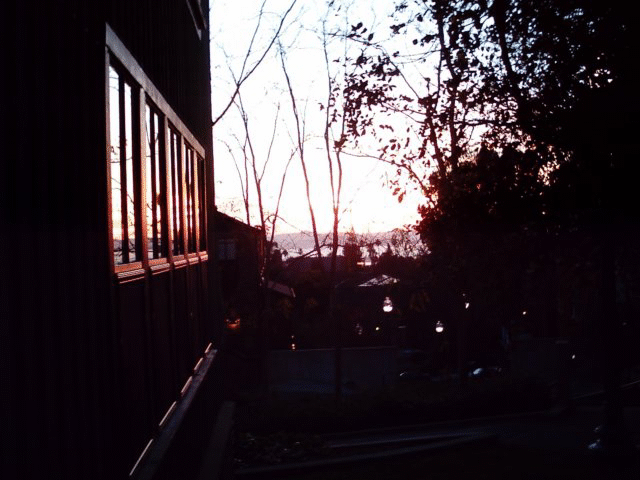
%> input picture 2/Κώδικας/bad.bmp, 640 x 480 px
$ octave script.m   (GNU Octave 9; MATLAB toolbox functions it lacks are replaced by stand-ins)
%> lines starting %> are read from the running program, lines starting %| are printed output that depends on the picture; in (x1, y1, x2, y2) boxes, pixels count from 0 and x2, y2 are one past the last pixel; in counts of white or black regions, pixels touching at a corner belong together; the program's own positions count from 1
clear all
close all
clc

%% 1

%% i)
I = imread('bad.bmp');
%> I: size 480x640 uint8; min 0, max 255, mean 78.3
figure () ;
imshow(I)
title ('Original Picture')

figure();
imshow(I);
title ('Picture after ImRead')

figure();
imhist(I);
title ('Original Picture Histogram')
%> figure, not shown here; highest point at x = 20, y = 35631

%% ii)

figure()
J = histeq(I);
imhist(J)
title ('Equalized Histogram')
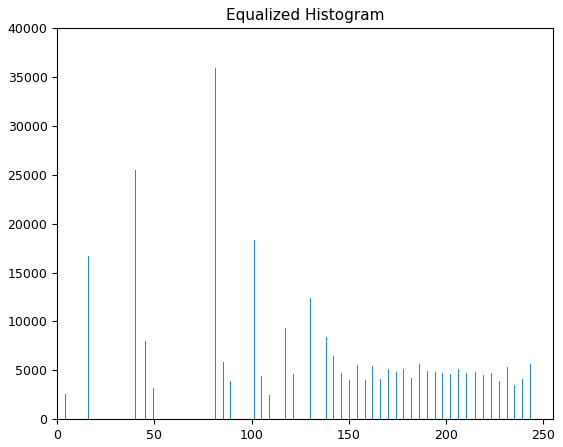
%> figure redrawn from the program's plot data; highest point at x = 81, y = 35921

figure();
imshow(J)
title ('Equalized Image')

%% iii)

% Create Black and White Picture.
[counts,bins] = imhist(I);
%> counts = 256 values, max 35631 at index 21, min 0 at index 2, mean 1200; bins = 256 values from 0 to 255

i = 1;
tmp_sum = 0;
total_pixels = sum(counts);
%> total_pixels = 307200
half_sum = total_pixels/2;
%> half_sum = 153600

while(1)
    tmp_sum = sum(counts(1:i));
    if(tmp_sum >= half_sum)
        break;
    end
    i = i + 1;
end
%> this loop made 46 passes
%> tmp_sum on passes 1 to 12: 6547, 6547, 6547, 6936, 9556, 26276, 26276, 26276, 26276, 51798, 51798, 51798
%> after the loop, i = 46

Threshold = i;
%> Threshold = 46
BW = I ;

BW(find(I < Threshold)) = 0 ;
BW(find(I >= Threshold)) = 255 ;
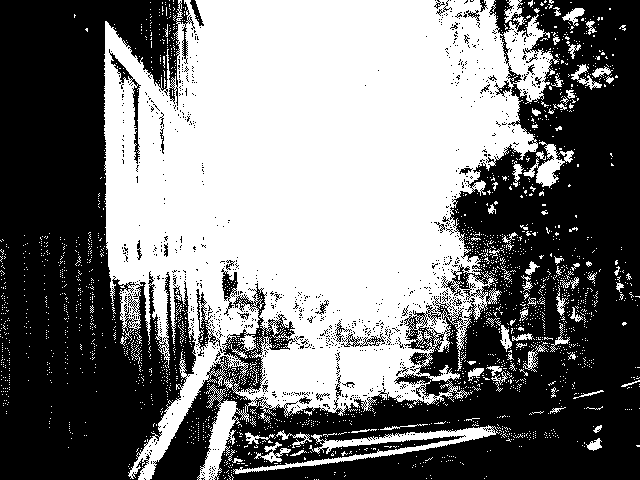
%> BW: size 480x640 uint8; 47.8% white; 2421 white regions (2345 under 20 px), largest, box (x1, y1, x2, y2) and area: (104, 0, 559, 480) 134551, (233, 425, 500, 474) 2405, (523, 141, 574, 188) 804

NumOfWhites = length(find(BW == 0)) ;
%> NumOfWhites = 160266
NumOfBlacks  = length(find(BW == 255)) ;
%> NumOfBlacks = 146934

figure() ;
imshow(BW)
title ('Black and White Image')

figure()
imhist(BW)
title ('Black and White Histogram')
%> figure, not shown here; highest point at x = 0, y = 160266


%% 2

k1 = 3; % k1 = 1 so we make it 3
k2 = 5;

I = imread('brain.gif');
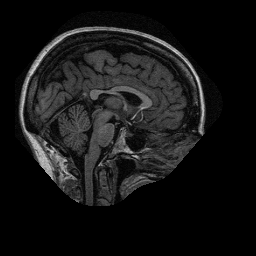
%> input picture 2/Κώδικας/brain.gif, 256 x 256 px
%> I is the input picture: size 256x256 uint8; min 0, max 217, mean 21.6
figure();
imshow(I); % Print the original picture
title ('Original Picture')

% Implement median filters
M1 = medfilt2(I,[k1 k1]);
M2 = medfilt2(I,[k2 k2]);

% Implement Gaussian filters
G1 = fspecial('Gaussian',[k1 k1],1);
G2 = fspecial('Gaussian',[k2 k2],1);
Res_G1 = imfilter(I,G1);
Res_G2 = imfilter(I,G2);

% Print the four versions of the image
figure();

subplot(2,2,1);
imshow(M1);
title ('Median Filter (k = 3)')
subplot(2,2,2);
imshow(M2);
title ('Median Filter (k = 5)')
subplot(2,2,3);
imshow(Res_G1);
title ('Gaussian Filter (k = 3)')
subplot(2,2,4);
imshow(Res_G2);
title ('Gaussian Filter (k = 5)')

%% 3
clearvars M1 M2

% Add Salt & Pepper noise
S_P_I = imnoise(I,'salt & pepper');
figure();
imshow(S_P_I);
title ('Image with Salt & Pepper Noise')

% Implement median filters
M1 = medfilt2(S_P_I,[k1 k1]);
M2 = medfilt2(S_P_I,[k2 k2]);

% Implement Average filters
A1 = fspecial('average',[k1 k1]);
A2 = fspecial('average',[k2 k2]);
Res_A1 = imfilter(S_P_I,A1);
Res_A2 = imfilter(S_P_I,A2);
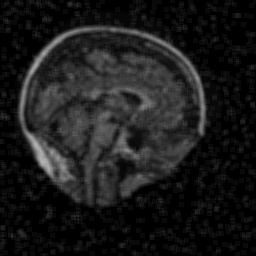
%> Res_A2: size 256x256 uint8; min 0, max 183, mean 26.9

% Print the four versions of the image
figure();
subplot(2,2,1);
imshow(M1);
title ('Median Filter (k = 3)')
subplot(2,2,2);
imshow(M2);
title ('Median Filter (k = 5)')
subplot(2,2,3);
imshow(Res_A1);
title ('Average Filter (k = 3)')
subplot(2,2,4);
imshow(Res_A2);
title ('Average Filter (k = 5)')

% Calculate MSE
n = size(I,1);
%> n = 256
m = size(I,2);
%> m = 256

mse_M1 = sum(sum(((S_P_I-M1).^2),1),2)/(m*n);
%> mse_M1 = 18.24
mse_M2 = sum(sum(((S_P_I-M2).^2),1),2)/(m*n);
%> mse_M2 = 24.3

mse_A1 = sum(sum(((S_P_I-Res_A1).^2),1),2)/(m*n);
%> mse_A1 = 21.73
mse_A2 = sum(sum(((S_P_I-Res_A2).^2),1),2)/(m*n);
%> mse_A2 = 24.3

%% 4
clearvars M1 M2

h = [1 1 1; 1 -8 1 ; 1 1 1] ;

Frame1 = imread('Frame1.png');
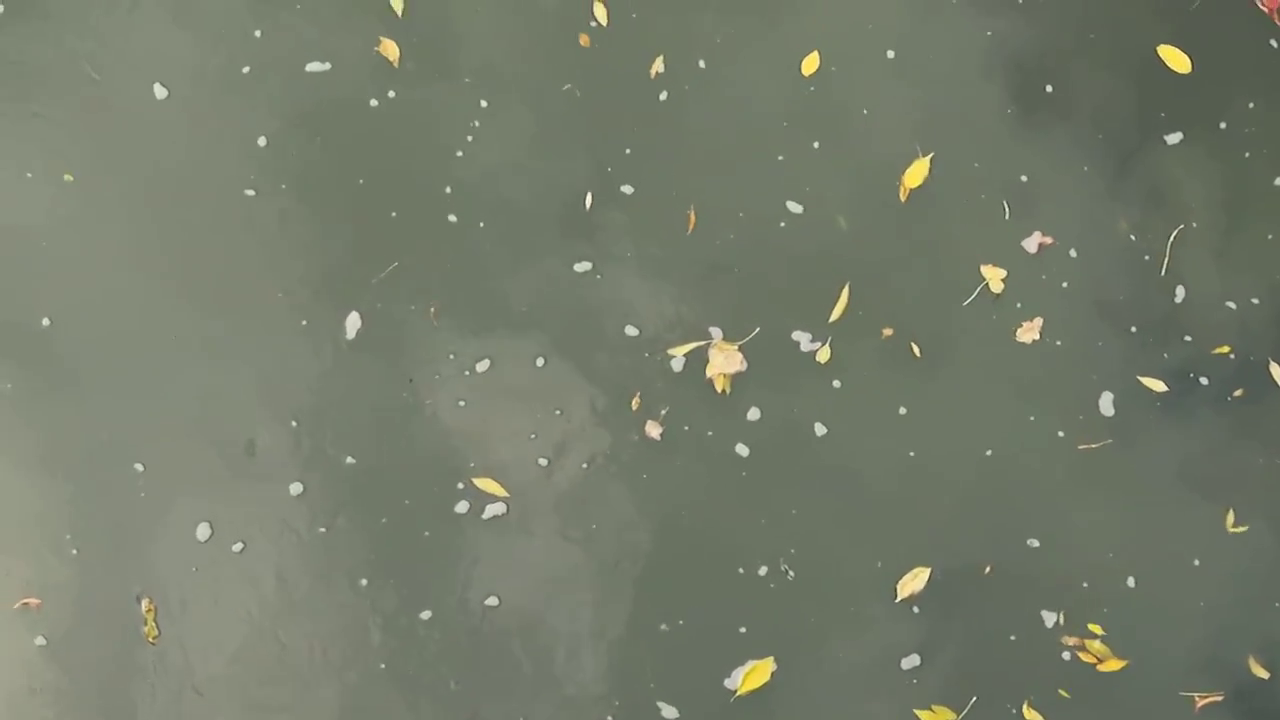
%> input picture 2/Κώδικας/Frame1.png, 1280 x 720 px
%> Frame1 is the input picture: size 720x1280x3 uint8; mean R, G, B 116.9, 123.8, 106.8
Frame2 = imread('Frame2.png');
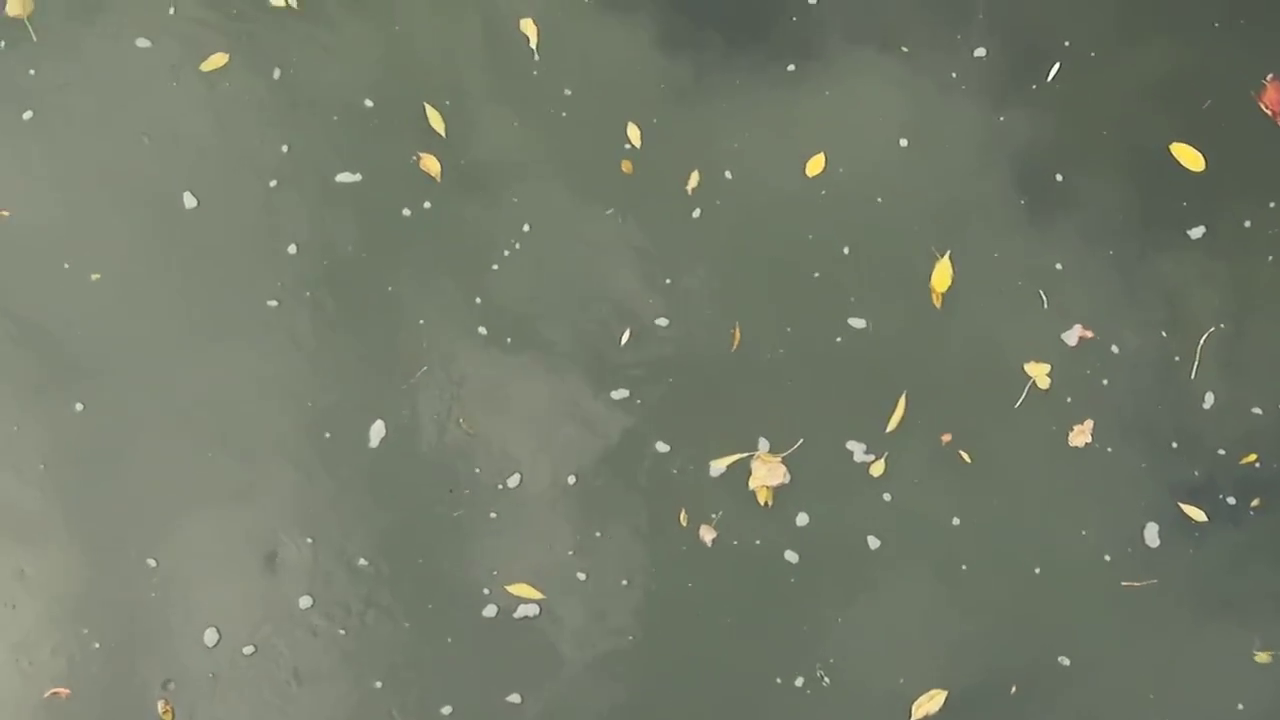
%> input picture 2/Κώδικας/Frame2.png, 1280 x 720 px
%> Frame2 is the input picture: size 720x1280x3 uint8; mean R, G, B 115.7, 122.8, 105.9

M1 = medfilt2(rgb2gray(Frame1),[k1 k1]);
%> M1: size 720x1280 uint8
M2 = medfilt2(rgb2gray(Frame2),[k1 k1]);
%> M2: size 720x1280 uint8

Res_H1 = imfilter(rgb2gray(Frame1),h);
Res_H2 = imfilter(rgb2gray(Frame2),h);

% Print the four versions of the image
figure();
subplot(2,2,1);
imshow(M2 - M1);
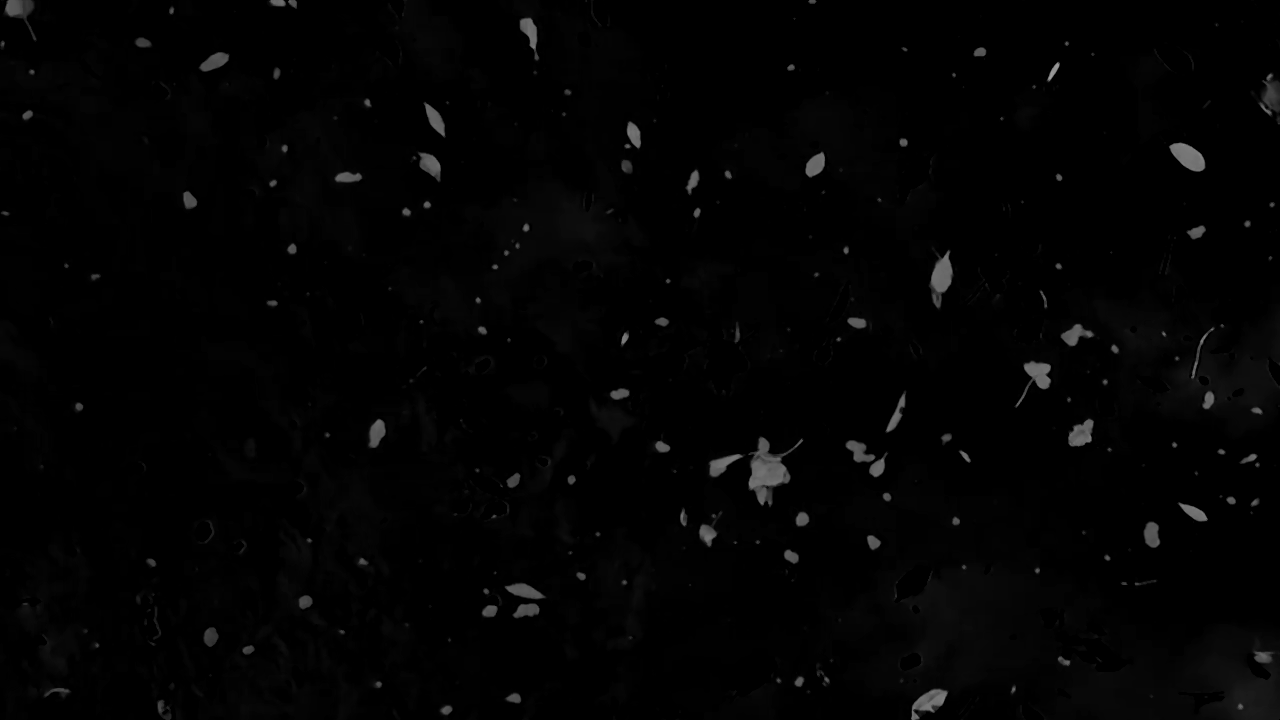
%> displayed picture: size 720x1280, on the screen's scale of 0 to 255; min 0, max 156, mean 2.9
title ('Frame Difference with Median Filter (k = 3)')
subplot(2,2,2);
imshow(Res_H2 - Res_H1);
title ('Frame Difference with Laplacian Filter')
